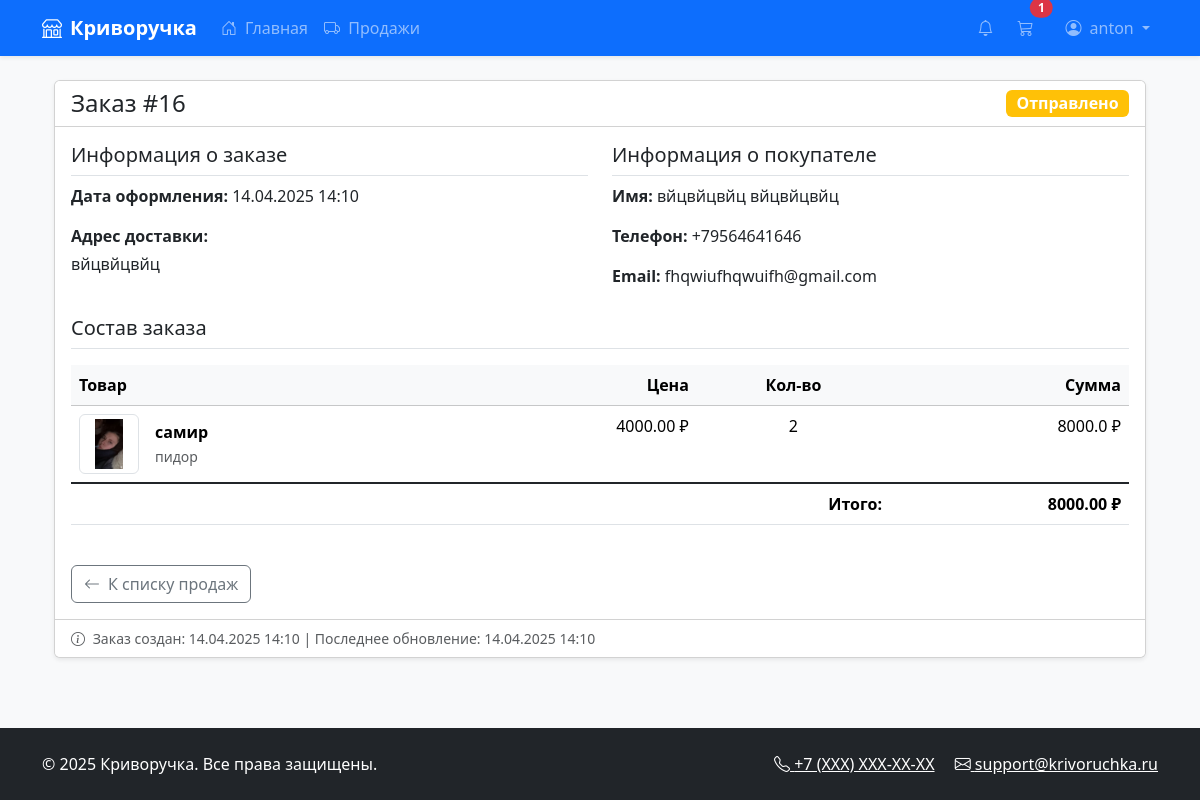
The app's page /orders/16/ (signed in) with its own data.
### marketplace/models.py (models this page shows, shortened)
class User(AbstractUser):
    phone = models.CharField(max_length=20, blank=True)
    avatar = models.ImageField(upload_to='avatars/', blank=True)
    middle_name = models.CharField(max_length=100, blank=True)
    bio = models.TextField(blank=True)
    address = models.TextField(blank=True)
    groups = models.ManyToManyField(
        'auth.Group',
        related_name="marketplace_user_groups",
        blank=True,
    )
    user_permissions = models.ManyToManyField(
        'auth.Permission',
        related_name="marketplace_user_permissions",
        blank=True,
    )

class Order(models.Model):
    PENDING = 'pending'
    SHIPPED = 'shipped'
    DELIVERED = 'delivered'
    STATUS_CHOICES = [
        (PENDING, 'В обработке'),
        (SHIPPED, 'Отправлено'),
        (DELIVERED, 'Доставлено'),
    ]
    user = models.ForeignKey(User, on_delete=models.CASCADE)
    products = models.ManyToManyField('Product', through='OrderItem')  # Изменили items на products
    total_price = models.DecimalField(max_digits=10, decimal_places=2)
    address = models.TextField()
    status = models.CharField(max_length=20, choices=STATUS_CHOICES, default=PENDING)
    created_at = models.DateTimeField(auto_now_add=True)
    updated_at = models.DateTimeField(auto_now=True)
    tracking_number = models.CharField(max_length=50, blank=True, null=True)
    def get_status_class(self):
        return {
            'pending': 'bg-info',
            'shipped': 'bg-warning',
            'delivered': 'bg-success'
        }.get(self.status, 'bg-secondary')

class OrderItem(models.Model):
    order = models.ForeignKey(Order, on_delete=models.CASCADE, related_name='order_items')
    product = models.ForeignKey('Product', on_delete=models.PROTECT)
    quantity = models.PositiveIntegerField(default=1)
    seller = models.ForeignKey(User, on_delete=models.CASCADE)

class Product(models.Model):
    seller = models.ForeignKey(User, on_delete=models.CASCADE)
    name = models.CharField(max_length=200)
    manufacturer = models.CharField(max_length=200)
    description = models.TextField()
    price = models.DecimalField(max_digits=10, decimal_places=2)
    image = models.ImageField(upload_to='products/')
    rating = models.FloatField(default=0)
    created_at = models.DateTimeField(auto_now_add=True)

### marketplace/views.py (the view)
# urls.py: path('orders/<int:order_id>/', views.order_detail, name='order_detail'),
@login_required
def order_detail(request, order_id):
    order = get_object_or_404(Order.objects.prefetch_related('order_items__product'), id=order_id)
    return render(request, 'marketplace/order_detail.html', {'order': order})

### marketplace/context_processors.py (called while the page is built)
def unread_notifications(request):
    if request.user.is_authenticated:
        return {
            'unread_count': request.user.notifications.filter(is_read=False).count()
        }
    return {}

### marketplace/templatetags/custom_filters.py (called while the page is built)
@register.filter(name='mul')
def multiply(value, arg):
    try:
        return float(value) * float(arg)
    except (ValueError, TypeError):
        return 0

### marketplace/views.py (called while the page is built)
def base_context(request):
    if request.user.is_authenticated:
        return {'cart_items_count': Cart.objects.filter(user=request.user).count()}
    return {}

### templates/marketplace/order_detail.html (shortened to what this page needs)
{% extends 'marketplace/base.html' %}
{% load custom_filters %}
{% block content %}
<div class="container mt-4">
    <div class="card shadow-sm">
        <div class="card-header bg-white">
            <div class="d-flex justify-content-between align-items-center">
                <h4 class="mb-0">Заказ #{{ order.id }}</h4>
                <span class="badge {{ order.get_status_class }} fs-6">
                    {{ order.get_status_display }}
                </span>
            </div>
        </div>
        <div class="card-body">
            <div class="row mb-4">
                <div class="col-md-6">
                    <h5 class="border-bottom pb-2">Информация о заказе</h5>
                    <div class="mb-3">
                        <strong>Дата оформления:</strong>
                        {{ order.created_at|date:"d.m.Y H:i" }}
                    </div>
                    <div class="mb-3">
                        <strong>Адрес доставки:</strong>
                        <div class="mt-1">{{ order.address }}</div>
                    </div>
                </div>
                <div class="col-md-6">
                    <h5 class="border-bottom pb-2">Информация о покупателе</h5>
                    <div class="mb-3">
                        <strong>Имя:</strong> {{ order.user.get_full_name|default:order.user.username }}
                    </div>
                    <div class="mb-3">
                        <strong>Телефон:</strong>
                        {{ order.user.phone|default:"не указан" }}
                    </div>
                    <div>
                        <strong>Email:</strong> {{ order.user.email }}
                    </div>
                </div>
            </div>
            <h5 class="border-bottom pb-2 mb-3">Состав заказа</h5>
            <div class="table-responsive">
                <table class="table">
                    <thead class="table-light">
                        <tr>
                            <th>Товар</th>
                            <th class="text-end">Цена</th>
                            <th class="text-center">Кол-во</th>
                            <th class="text-end">Сумма</th>
                        </tr>
                    </thead>
                    <tbody>
                        {% for order_item in order.order_items.all %}
                        <tr>
                            <td>
                                <div class="d-flex align-items-center">
                                    {% if order_item.product.image %}
                                    <img src="{{ order_item.product.image.url }}"
                                         class="img-thumbnail me-3"
                                         style="width: 60px; height: 60px; object-fit: contain;">
                                    {% endif %}
                                    <div>
                                        <div class="fw-bold">{{ order_item.product.name }}</div>
                                        <small class="text-muted">{{ order_item.product.manufacturer }}</small>
                                    </div>
                                </div>
                            </td>
                            <td class="text-end">{{ order_item.product.price }} ₽</td>
                            <td class="text-center">{{ order_item.quantity }}</td>
                            <td class="text-end">{{ order_item.product.price|mul:order_item.quantity }} ₽</td>
                        </tr>
                        {% endfor %}
                    </tbody>
                    <tfoot class="table-group-divider">
                        <tr>
                            <th colspan="3" class="text-end">Итого:</th>
                            <th class="text-end">{{ order.total_price }} ₽</th>
                        </tr>
                    </tfoot>
                </table>
            </div>
            <div class="mt-4 d-flex justify-content-between">
                {% if request.user == order.user %}
                <a href="{% url 'order_history' %}" class="btn btn-outline-secondary">
                    <i class="bi bi-arrow-left me-2"></i>К списку заказов
                </a>
                {% else %}
                <a href="{% url 'seller_orders' %}" class="btn btn-outline-secondary">
                    <i class="bi bi-arrow-left me-2"></i>К списку продаж
                </a>
                {% endif %}
            </div>
        </div>
        <div class="card-footer bg-white">
            <div class="text-muted small">
                <i class="bi bi-info-circle me-1"></i>
                Заказ создан: {{ order.created_at|date:"d.m.Y H:i" }}
                {% if order.updated_at != order.created_at %}
                | Последнее обновление: {{ order.updated_at|date:"d.m.Y H:i" }}
                {% endif %}
            </div>
        </div>
    </div>
</div>
{% endblock %}

### templates/marketplace/base.html (shortened to what this page needs)
<!DOCTYPE html>
<html lang="ru">
{% load custom_filters %}
{% load seller_tags %}
<head>
    <link href="https://cdn.jsdelivr.net/npm/bootstrap@5.3.2/dist/css/bootstrap.min.css" rel="stylesheet">
    <link rel="stylesheet" href="https://cdn.jsdelivr.net/npm/bootstrap-icons@1.11.3/font/bootstrap-icons.min.css">
    <link href="/static/css/style.css" rel="stylesheet">
</head>
<body class="d-flex flex-column min-vh-100 bg-light">
    <nav class="navbar navbar-expand-lg navbar-dark bg-primary shadow-sm">
        <div class="container">
            <a class="navbar-brand fw-bold" href="{% url 'home' %}">
                <i class="bi bi-shop me-2"></i>Криворучка
            </a>
            <div class="collapse navbar-collapse" id="mainNavbar">
                <ul class="navbar-nav me-auto mb-2 mb-lg-0">
                    <li class="nav-item">
                        <a class="nav-link" href="{% url 'home' %}">
                            <i class="bi bi-house-door me-1"></i> Главная
                        </a>
                    </li>
                    {% if user.is_authenticated %}
                    <li class="nav-item">
                        <a class="nav-link" href="{% url 'seller_orders' %}">
                            <i class="bi bi-truck me-1"></i> Продажи
                        </a>
                    </li>
                    {% endif %}
                </ul>
                <ul class="navbar-nav ms-auto mb-2 mb-lg-0">
                    {% if user.is_authenticated %}
                    <li class="nav-item me-2">
                        <a class="nav-link position-relative" href="{% url 'notifications' %}">
                            <i class="bi bi-bell"></i>
                        </a>
                    </li>
                    <li class="nav-item me-3">
                        <a class="nav-link position-relative" href="{% url 'cart' %}">
                            <i class="bi bi-cart3"></i>
                            {% if cart_items_count > 0 %}
                            <span class="position-absolute top-0 start-100 translate-middle badge rounded-pill bg-danger">
                                {{ cart_items_count }}
                            </span>
                            {% endif %}
                        </a>
                    </li>
                    <li class="nav-item dropdown">
                        <a class="nav-link dropdown-toggle" href="#" id="userDropdown" role="button" data-bs-toggle="dropdown">
                            <i class="bi bi-person-circle me-1"></i> {{ user.username }}
                        </a>
                    </li>
                    {% endif %}
                </ul>
            </div>
        </div>
    </nav>
    <main class="flex-grow-1">
        <div class="container my-4">
            {% block content %}{% endblock %}
        </div>
    </main>
    <footer class="bg-dark text-white py-4 mt-auto">
        <div class="container">
            <div class="row">
                <div class="col-md-6 text-center text-md-start">
                    <p class="mb-0">&copy; {% now "Y" %} Криворучка. Все права защищены.</p>
                </div>
                <div class="col-md-6 text-center text-md-end">
                    <a href="#" class="text-white me-3"><i class="bi bi-telephone"></i> +7 (XXX) XXX-XX-XX</a>
                    <a href="#" class="text-white"><i class="bi bi-envelope"></i> support@krivoruchka.ru</a>
                </div>
            </div>
        </div>
    </footer>
</body>
</html>

### static/css/style.css (style rules this page uses)
.btn { min-width: 120px; }

### records on screen
User: username "anton"
Order: id "16", status "Отправлено", created_at "14.04.2025 14:10", address "вйцвйцвйц", user.get_full_name "вйцвйцвйц вйцвйцвйц", user.phone "+79564641646", user.email "fhqwiufhqwuifh@gmail.com", total_price "8000.00", updated_at "14.04.2025 14:10"
OrderItem: product.image (picture), product.name "самир", product.manufacturer "пидор", product.price "4000.00", quantity "2", product.price|mul "8000.0"

### other values on screen
{{ cart_items_count }} "1"
